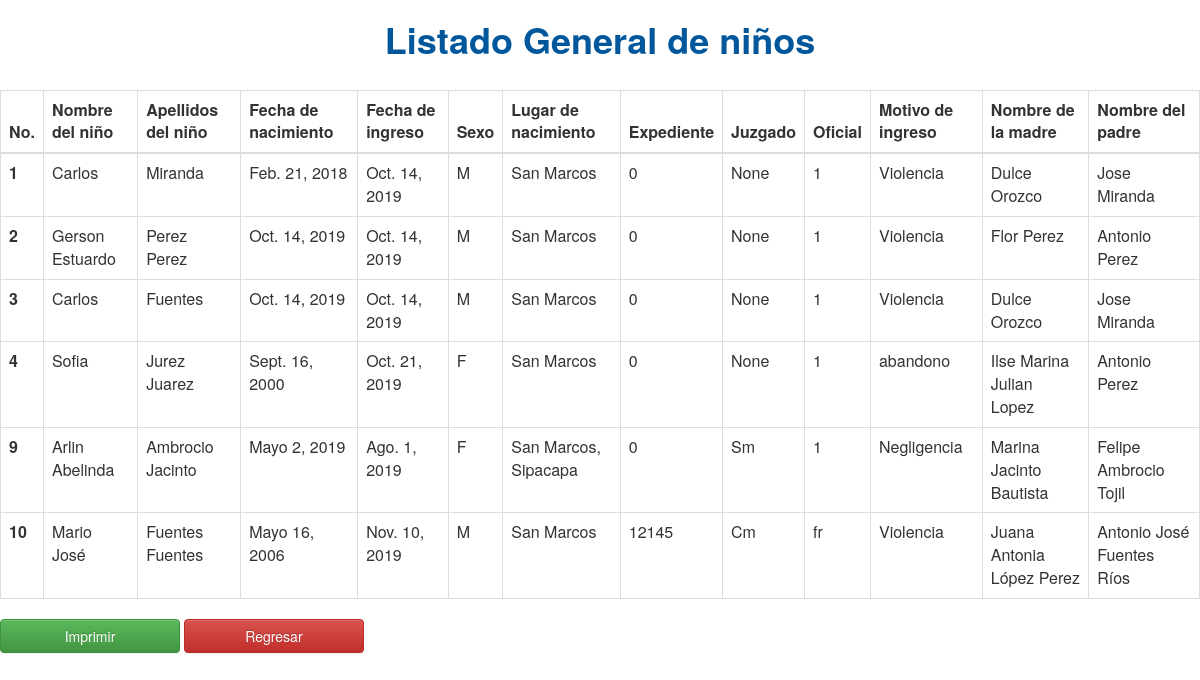
The page /general/ on the database its author committed.
### nino/models.py (models this page shows, shortened)
class NNA(models.Model):
    SEXO=[
        ("M","Masculino"),
        ("F","Femenino"),
    ]
    EDUCACION=[
        ("Pr","Pre-Primario"),
        ("P","Primario"),
        ("Ba","Básico"),
        ("D","Diversificado"),
        ("Na","Ninguno"),
    ]
    JUZGADO=[
         ("Ay","Ayutla"),
         ("Sm","San Marcos"),
         ("Ca","Catarina"),
         ("Cm","Comitancillo"),
         ("Ct","Concepción Tutuapa"),
         ("Eq","El Quetzal"),
         ("Et","El Tumbador"),
         ("Ep","Esquipulas Palo Gordo"),
         ("Ix","Ixchiguan"),
         ("Lb","La Blanca"),
         ("Lr","La Reforma"),
         ("M","Malacatán"),
         ("Np","Nuevo Progreso"),
         ("O","Ocós"),
         ("P","Pajapita"),
         ("R","Río Blanco"),
         ("Sac","San Antornio Sac."),
         ("Scc","San Cristóbal Cucho"),
         ("Sr","San José el Rodeo"),
         ("So","San José Ojetenam"),
         ("Sl","San Lorenzo"),
         ("Sx","San Miguel Ixtahuacán"),
         ("Sjr","San José el Rodeo"),
         ("Sp","San Pablo"),
         ("Spc","San Pedro Sac."),
         ("Srp","San Rafael pie de la Cuesta"),
         ("S","Sibinal"),
         ("Si","Sipacapa"),
         ("T","Tacaná"),
         ("Tj","Tajumulco"),
         ("Tja","Tejutla"),
    ]
    OFICIAL=[
        ("fr","1ro"),
        ("sd","2do"),
        ("tr","3ro"),
        ("fr","4to"),
        ("N","Ninguno"),
    ]
    fecha_evaluacion = models.DateField(verbose_name="Fecha de evaluación Biopsicosocial")
    nombre_nino = models.CharField(max_length=60,verbose_name="Nombres del niño")
    apellido_nino = models.CharField(max_length=60,verbose_name="Apellidos del niño")
    no_expediente=models.IntegerField(verbose_name="Número de expediente")
    juzgado_refiere=models.CharField(max_length=4,choices=JUZGADO,blank=True,null=True,verbose_name="Juzgado que refiere al niño")
    oficial=models.CharField(max_length=4,choices=OFICIAL,verbose_name="Oficial",blank=True,default=True)
    image = models.ImageField(upload_to="doc",verbose_name="Fotografía del niño")
    cui = models.CharField(max_length=60,blank=True,null=True,verbose_name="CUI")
    certificado_nacimiento=models.FileField(upload_to="doc",verbose_name="Certificado de nacimiento (Archivo .pdf)")
    sexo = models.CharField(max_length=3,choices=SEXO,verbose_name="Sexo")
    grado_educativo=models.CharField(max_length=30,choices=EDUCACION,null=True,blank=True,verbose_name="Nivel educativo")
    fecha_nacimiento = models.DateField(verbose_name="Fecha de nacimiento")
    lugar_nacimiento = models.CharField(max_length=60,verbose_name="Lugar de nacimiento")
    lugar_residencia = models.CharField(max_length=60,verbose_name="Lugar de residencia")
    motivo_ingreso=models.ForeignKey(Motivo_Ingreso,on_delete=models.PROTECT)
    descripcion_motivo=models.TextField(verbose_name="Descripción del motivo de ingreso")
    ocupacion = models.CharField(max_length=60,null=True,blank=True,verbose_name="Ocupación")
    religion = models.CharField(max_length=30,null=True,blank=True,verbose_name="Religión")
    idioma=models.ForeignKey(Idioma,on_delete=models.PROTECT)
    etnia=models.ForeignKey(Etnia,on_delete=models.PROTECT)
    nombre_madre = models.CharField(max_length=100,verbose_name="Nombre completo de la madre")
    nombre_padre = models.CharField(max_length=100,verbose_name="Nombre completo del padre")
    fecha_ingreso = models.DateField(verbose_name="Fecha de ingreso a CANICA")
    orden_ingreso=models.FileField(upload_to="doc",verbose_name="Orden de ingreso (Archivo .pdf)",)
    estado=models.BooleanField(default=True,verbose_name="Estado")
    class Meta:
        verbose_name = 'NNA'
        verbose_name_plural = 'NNAs'

class Motivo_Ingreso(models.Model):
    nombre_motivo = models.CharField(max_length=60,verbose_name="Motivo de ingreso")
    estado=models.BooleanField(default=True,verbose_name="Estado")
    class Meta:
        verbose_name = 'Motivo_Ingreso'
        verbose_name_plural = 'Motivo_Ingresos'
    def __str__(self):
        return self.nombre_motivo

### nino/views.py (the view)
# urls.py: path("general/",views.NNAListView.as_view(),name="list"),
class NNAListView(generic.ListView):
    model = NNA
    template_name = "list.html"

### nino/templates/list.html (shortened to what this page needs)
<html>
    <head>
            <link rel="stylesheet" href="//maxcdn.bootstrapcdn.com/bootstrap/3.2.0/css/bootstrap.min.css">
            <link rel="stylesheet" href="//maxcdn.bootstrapcdn.com/bootstrap/3.2.0/css/bootstrap-theme.min.css">
    </head>
    <body>
            <center>
                    <h1 style="color: #01579B;"><strong>Listado General de niños</strong></h1>
            </center>
            <br>
            <table class="table table-bordered">
                    <thead>
                      <tr>
                        <th scope="col">No.</th>
                        <th scope="col">Nombre del niño</th>
                        <th scope="col">Apellidos del niño</th>
                        <th scope="col">Fecha de nacimiento</th>
                        <th scope="col">Fecha de ingreso</th>
                        <th scope="col">Sexo</th>
                        <th scope="col">Lugar de nacimiento</th>
                        <th scope="col">Expediente</th>
                        <th scope="col">Juzgado</th>
                        <th scope="col">Oficial</th>
                        <th scope="col">Motivo de ingreso</th>
                        <th scope="col">Nombre de la madre</th>
                        <th scope="col">Nombre del padre</th>
                      </tr>
                    </thead>
                    <tbody>
                        {% for reporte in object_list %}
                      <tr>
                        <th scope="row">{{reporte.id}}</th>
                        <td>{{reporte.nombre_nino}}</td>
                        <td>{{reporte.apellido_nino}}</td>
                        <td>{{reporte.fecha_nacimiento}}</td>
                        <td>{{reporte.fecha_ingreso}}</td>
                        <td>{{reporte.sexo}}</td>
                        <td>{{reporte.lugar_nacimiento}}</td>
                        <td>{{reporte.no_expediente}}</td>
                        <td>{{reporte.juzgado_refiere}}</td>
                        <td>{{reporte.oficial}}</td>
                        <td>{{reporte.motivo_ingreso}}</td>
                        <td>{{reporte.nombre_madre}}</td>
                        <td>{{reporte.nombre_padre}}</td>
                      </tr>
                      {% endfor %}
                    </tbody>
                  </table>
                  <button class="btn btn-success hidden-print float-right" style="width: 15%;" onclick="myFunction()">Imprimir</button>
                  <a href="/menu" style="width:15%;" class="btn btn-danger hidden-print float-right">Regresar</a>
    </body>
</html>

### rows shown on the page
NNA: id "1", nombre_nino "Carlos", apellido_nino "Miranda", fecha_nacimiento "Feb. 21, 2018", fecha_ingreso "Oct. 14, 2019", sexo "M", lugar_nacimiento "San Marcos", no_expediente "0", juzgado_refiere "None", oficial "1", motivo_ingreso "Violencia", nombre_madre "Dulce Orozco", nombre_padre "Jose Miranda"
NNA: id "2", nombre_nino "Gerson Estuardo", apellido_nino "Perez Perez", fecha_nacimiento "Oct. 14, 2019", fecha_ingreso "Oct. 14, 2019", sexo "M", lugar_nacimiento "San Marcos", no_expediente "0", juzgado_refiere "None", oficial "1", motivo_ingreso "Violencia", nombre_madre "Flor Perez", nombre_padre "Antonio Perez"
NNA: id "3", nombre_nino "Carlos", apellido_nino "Fuentes", fecha_nacimiento "Oct. 14, 2019", fecha_ingreso "Oct. 14, 2019", sexo "M", lugar_nacimiento "San Marcos", no_expediente "0", juzgado_refiere "None", oficial "1", motivo_ingreso "Violencia", nombre_madre "Dulce Orozco", nombre_padre "Jose Miranda"
NNA: id "4", nombre_nino "Sofia", apellido_nino "Jurez Juarez", fecha_nacimiento "Sept. 16, 2000", fecha_ingreso "Oct. 21, 2019", sexo "F", lugar_nacimiento "San Marcos", no_expediente "0", juzgado_refiere "None", oficial "1", motivo_ingreso "abandono", nombre_madre "Ilse Marina Julian Lopez", nombre_padre "Antonio Perez"
NNA: id "9", nombre_nino "Arlin Abelinda", apellido_nino "Ambrocio Jacinto", fecha_nacimiento "Mayo 2, 2019", fecha_ingreso "Ago. 1, 2019", sexo "F", lugar_nacimiento "San Marcos, Sipacapa", no_expediente "0", juzgado_refiere "Sm", oficial "1", motivo_ingreso "Negligencia", nombre_madre "Marina Jacinto Bautista", nombre_padre "Felipe Ambrocio Tojil"
NNA: id "10", nombre_nino "Mario José", apellido_nino "Fuentes Fuentes", fecha_nacimiento "Mayo 16, 2006", fecha_ingreso "Nov. 10, 2019", sexo "M", lugar_nacimiento "San Marcos", no_expediente "12145", juzgado_refiere "Cm", oficial "fr", motivo_ingreso "Violencia", nombre_madre "Juana Antonia López Perez", nombre_padre "Antonio José Fuentes Ríos"
